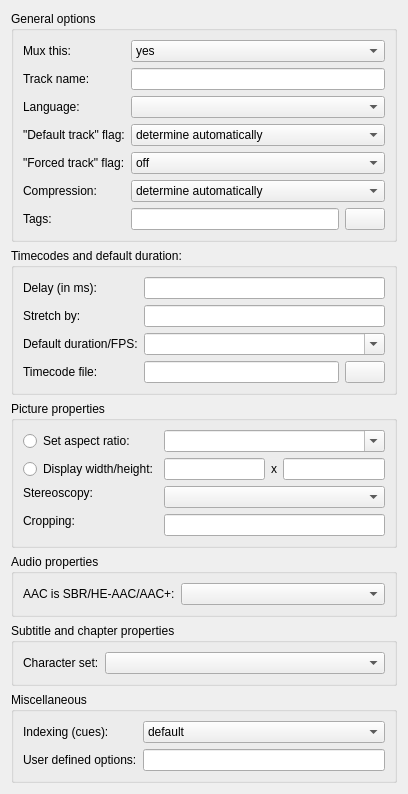
              <widget class="QWidget" name="scrollAreaWidgetContents">
               <property name="geometry">
                <rect>
                 <x>0</x>
                 <y>0</y>
                 <width>408</width>
                 <height>789</height>
                </rect>
               </property>
               <layout class="QVBoxLayout" name="verticalLayout_9">
                <item>
                 <widget class="QGroupBox" name="generalOptionsBox">
                  <property name="title">
                   <string>General options</string>
                  </property>
                  <layout class="QGridLayout" name="gridLayout_5">
                   <item row="0" column="0">
                    <widget class="QLabel" name="muxThisLabel">
                     <property name="text">
                      <string>Mux this:</string>
                     </property>
                    </widget>
                   </item>
                   <item row="0" column="1">
                    <widget class="QComboBox" name="muxThis">
                     <item>
                      <property name="text">
                       <string>yes</string>
                      </property>
                     </item>
                     <item>
                      <property name="text">
                       <string>no</string>
                      </property>
                     </item>
                    </widget>
                   </item>
                   <item row="1" column="0">
                    <widget class="QLabel" name="trackNameLabel">
                     <property name="text">
                      <string>Track name:</string>
                     </property>
                     <property name="buddy">
                      <cstring>trackName</cstring>
                     </property>
                    </widget>
                   </item>
                   <item row="1" column="1">
                    <widget class="QLineEdit" name="trackName"/>
                   </item>
                   <item row="2" column="0">
                    <widget class="QLabel" name="trackLanguageLabel">
                     <property name="text">
                      <string>Language:</string>
                     </property>
                     <property name="buddy">
                      <cstring>trackLanguage</cstring>
                     </property>
                    </widget>
                   </item>
                   <item row="2" column="1">
                    <widget class="QComboBox" name="trackLanguage"/>
                   </item>
                   <item row="3" column="0">
                    <widget class="QLabel" name="defaultTrackFlagLabel">
                     <property name="text">
                      <string>&quot;Default track&quot; flag:</string>
                     </property>
                     <property name="buddy">
                      <cstring>defaultTrackFlag</cstring>
                     </property>
                    </widget>
                   </item>
                   <item row="3" column="1">
                    <widget class="QComboBox" name="defaultTrackFlag">
                     <item>
                      <property name="text">
                       <string>determine automatically</string>
                      </property>
                     </item>
                     <item>
                      <property name="text">
                       <string>set to &quot;yes&quot;</string>
                      </property>
                     </item>
                     <item>
                      <property name="text">
                       <string>set to &quot;no&quot;</string>
                      </property>
                     </item>
                    </widget>
                   </item>
                   <item row="4" column="0">
                    <widget class="QLabel" name="forcedTrackFlagLabel">
                     <property name="text">
                      <string>&quot;Forced track&quot; flag:</string>
                     </property>
                     <property name="buddy">
                      <cstring>forcedTrackFlag</cstring>
                     </property>
                    </widget>
                   </item>
                   <item row="4" column="1">
                    <widget class="QComboBox" name="forcedTrackFlag">
                     <item>
                      <property name="text">
                       <string>off</string>
                      </property>
                     </item>
                     <item>
                      <property name="text">
                       <string>on</string>
                      </property>
                     </item>
                    </widget>
                   </item>
                   <item row="5" column="0">
                    <widget class="QLabel" name="compressionLabel">
                     <property name="text">
                      <string>Compression:</string>
                     </property>
                     <property name="buddy">
                      <cstring>compression</cstring>
                     </property>
                    </widget>
                   </item>
                   <item row="5" column="1">
                    <widget class="QComboBox" name="compression">
                     <item>
                      <property name="text">
                       <string>determine automatically</string>
                      </property>
                     </item>
                     <item>
                      <property name="text">
                       <string>no extra compression</string>
                      </property>
                     </item>
                     <item>
                      <property name="text">
                       <string notr="true">zlib</string>
                      </property>
                     </item>
                    </widget>
                   </item>
                   <item row="6" column="0">
                    <widget class="QLabel" name="trackTagsLabel">
                     <property name="text">
                      <string>Tags:</string>
                     </property>
                     <property name="buddy">
                      <cstring>trackTags</cstring>
                     </property>
                    </widget>
                   </item>
                   <item row="6" column="1">
                    <layout class="QHBoxLayout" name="horizontalLayout_11">
                     <item>
                      <widget class="QLineEdit" name="trackTags"/>
                     </item>
                     <item>
                      <widget class="QPushButton" name="browseTrackTags">
                       <property name="text">
                        <string/>
                       </property>
                       <property name="icon">
                        <iconset resource="../qt_resources.qrc">
                         <normaloff>:/icons/16x16/code-class.png</normaloff>:/icons/16x16/code-class.png</iconset>
                       </property>
                      </widget>
                     </item>
                    </layout>
                   </item>
                  </layout>
                 </widget>
                </item>
                <item>
                 <widget class="QGroupBox" name="timecodesAndDefaultDurationBox">
                  <property name="title">
                   <string>Timecodes and default duration:</string>
                  </property>
                  <layout class="QGridLayout" name="gridLayout_6">
                   <item row="0" column="0">
                    <widget class="QLabel" name="delayLabel">
                     <property name="text">
                      <string>Delay (in ms):</string>
                     </property>
                     <property name="buddy">
                      <cstring>delay</cstring>
                     </property>
                    </widget>
                   </item>
                   <item row="0" column="1">
                    <widget class="QLineEdit" name="delay"/>
                   </item>
                   <item row="1" column="0">
                    <widget class="QLabel" name="stretchByLabel">
                     <property name="text">
                      <string>Stretch by:</string>
                     </property>
                     <property name="buddy">
                      <cstring>stretchBy</cstring>
                     </property>
                    </widget>
                   </item>
                   <item row="1" column="1">
                    <widget class="QLineEdit" name="stretchBy"/>
                   </item>
                   <item row="2" column="0">
                    <widget class="QLabel" name="defaultDurationLabel">
                     <property name="text">
                      <string>Default duration/FPS:</string>
                     </property>
                     <property name="buddy">
                      <cstring>defaultDuration</cstring>
                     </property>
                    </widget>
                   </item>
                   <item row="2" column="1">
                    <widget class="QComboBox" name="defaultDuration">
                     <property name="editable">
                      <bool>true</bool>
                     </property>
                     <item>
                      <property name="text">
                       <string notr="true"/>
                      </property>
                     </item>
                     <item>
                      <property name="text">
                       <string notr="true">24p</string>
                      </property>
                     </item>
                     <item>
                      <property name="text">
                       <string notr="true">25p</string>
                      </property>
                     </item>
                     <item>
                      <property name="text">
                       <string notr="true">30p</string>
                      </property>
                     </item>
                     <item>
                      <property name="text">
                       <string notr="true">50i</string>
                      </property>
                     </item>
                     <item>
                      <property name="text">
                       <string notr="true">50p</string>
                      </property>
                     </item>
                     <item>
                      <property name="text">
                       <string notr="true">60i</string>
                      </property>
                     </item>
                     <item>
                      <property name="text">
                       <string notr="true">60p</string>
                      </property>
                     </item>
                     <item>
                      <property name="text">
                       <string notr="true">24000/1001p</string>
                      </property>
                     </item>
                     <item>
                      <property name="text">
                       <string notr="true">30000/1001p</string>
                      </property>
                     </item>
                     <item>
                      <property name="text">
                       <string notr="true">60000/1001i</string>
                      </property>
                     </item>
                     <item>
                      <property name="text">
                       <string notr="true">60000/1001p</string>
                      </property>
                     </item>
                    </widget>
                   </item>
                   <item row="3" column="0">
                    <widget class="QLabel" name="timecodesLabel">
                     <property name="text">
                      <string>Timecode file:</string>
                     </property>
                     <property name="buddy">
                      <cstring>timecodes</cstring>
                     </property>
                    </widget>
                   </item>
                   <item row="3" column="1">
                    <layout class="QHBoxLayout" name="horizontalLayout_12">
                     <item>
                      <widget class="QLineEdit" name="timecodes"/>
                     </item>
                     <item>
                      <widget class="QPushButton" name="browseTimecodes">
                       <property name="text">
                        <string/>
                       </property>
                       <property name="icon">
                        <iconset resource="../qt_resources.qrc">
                         <normaloff>:/icons/16x16/code-class.png</normaloff>:/icons/16x16/code-class.png</iconset>
                       </property>
                      </widget>
                     </item>
                    </layout>
                   </item>
                  </layout>
                 </widget>
                </item>
                <item>
                 <widget class="QGroupBox" name="picturePropertiesBox">
                  <property name="title">
                   <string>Picture properties</string>
                  </property>
                  <layout class="QGridLayout" name="gridLayout_7">
                   <item row="0" column="0">
                    <widget class="QRadioButton" name="setAspectRatio">
                     <property name="text">
                      <string>Set aspect ratio:</string>
                     </property>
                    </widget>
                   </item>
                   <item row="0" column="1">
                    <widget class="QComboBox" name="aspectRatio">
                     <property name="editable">
                      <bool>true</bool>
                     </property>
                     <item>
                      <property name="text">
                       <string/>
                      </property>
                     </item>
                     <item>
                      <property name="text">
                       <string notr="true">4/3</string>
                      </property>
                     </item>
                     <item>
                      <property name="text">
                       <string notr="true">1.66</string>
                      </property>
                     </item>
                     <item>
                      <property name="text">
                       <string notr="true">16/9</string>
                      </property>
                     </item>
                     <item>
                      <property name="text">
                       <string notr="true">1.85</string>
                      </property>
                     </item>
                     <item>
                      <property name="text">
                       <string notr="true">2.00</string>
                      </property>
                     </item>
                     <item>
                      <property name="text">
                       <string notr="true">2.21</string>
                      </property>
                     </item>
                     <item>
                      <property name="text">
                       <string notr="true">2.35</string>
                      </property>
                     </item>
                    </widget>
                   </item>
                   <item row="1" column="0">
                    <widget class="QRadioButton" name="setDisplayWidthHeight">
                     <property name="text">
                      <string>Display width/height:</string>
                     </property>
                    </widget>
                   </item>
                   <item row="1" column="1">
                    <layout class="QHBoxLayout" name="horizontalLayout_14">
                     <item>
                      <widget class="QLineEdit" name="displayWidth"/>
                     </item>
                     <item>
                      <widget class="QLabel" name="displayDimensionsXLabel">
                       <property name="text">
                        <string>x</string>
                       </property>
                      </widget>
                     </item>
                     <item>
                      <widget class="QLineEdit" name="displayHeight"/>
                     </item>
                    </layout>
                   </item>
                   <item row="2" column="0">
                    <widget class="QLabel" name="stereoscopyLabel">
                     <property name="text">
                      <string>Stereoscopy:</string>
                     </property>
                     <property name="buddy">
                      <cstring>stereoscopy</cstring>
                     </property>
                    </widget>
                   </item>
                   <item row="2" column="1" rowspan="2">
                    <widget class="QComboBox" name="stereoscopy"/>
                   </item>
                   <item row="3" column="0" rowspan="2">
                    <widget class="QLabel" name="croppingLabel">
                     <property name="text">
                      <string>Cropping:</string>
                     </property>
                     <property name="buddy">
                      <cstring>cropping</cstring>
                     </property>
                    </widget>
                   </item>
                   <item row="4" column="1">
                    <widget class="QLineEdit" name="cropping"/>
                   </item>
                  </layout>
                 </widget>
                </item>
                <item>
                 <widget class="QGroupBox" name="audioPropertiesBox">
                  <property name="title">
                   <string>Audio properties</string>
                  </property>
                  <layout class="QHBoxLayout" name="horizontalLayout_3">
                   <item>
                    <widget class="QLabel" name="aacIsSBRLabel">
                     <property name="text">
                      <string>AAC is SBR/HE-AAC/AAC+:</string>
                     </property>
                    </widget>
                   </item>
                   <item>
                    <widget class="QComboBox" name="aacIsSBR">
                     <property name="sizePolicy">
                      <sizepolicy hsizetype="Expanding" vsizetype="Fixed">
                       <horstretch>0</horstretch>
                       <verstretch>0</verstretch>
                      </sizepolicy>
                     </property>
                     <item>
                      <property name="text">
                       <string/>
                      </property>
                     </item>
                     <item>
                      <property name="text">
                       <string>yes</string>
                      </property>
                     </item>
                     <item>
                      <property name="text">
                       <string>no</string>
                      </property>
                     </item>
                    </widget>
                   </item>
                  </layout>
                 </widget>
                </item>
                <item>
                 <widget class="QGroupBox" name="subtitleAndChapterPropertiesBox">
                  <property name="title">
                   <string>Subtitle and chapter properties</string>
                  </property>
                  <layout class="QHBoxLayout" name="horizontalLayout_16">
                   <item>
                    <widget class="QLabel" name="characterSetLabel">
                     <property name="sizePolicy">
                      <sizepolicy hsizetype="Preferred" vsizetype="Preferred">
                       <horstretch>0</horstretch>
                       <verstretch>0</verstretch>
                      </sizepolicy>
                     </property>
                     <property name="text">
                      <string>Character set:</string>
                     </property>
                     <property name="buddy">
                      <cstring>subtitleCharacterSet</cstring>
                     </property>
                    </widget>
                   </item>
                   <item>
                    <widget class="QComboBox" name="subtitleCharacterSet">
                     <property name="sizePolicy">
                      <sizepolicy hsizetype="Expanding" vsizetype="Fixed">
                       <horstretch>0</horstretch>
                       <verstretch>0</verstretch>
                      </sizepolicy>
                     </property>
                    </widget>
                   </item>
                  </layout>
                 </widget>
                </item>
                <item>
                 <widget class="QGroupBox" name="miscellaneousBox">
                  <property name="title">
                   <string>Miscellaneous</string>
                  </property>
                  <layout class="QGridLayout" name="gridLayout_9">
                   <item row="0" column="0">
                    <widget class="QLabel" name="cuesLabel">
                     <property name="text">
                      <string>Indexing (cues):</string>
                     </property>
                     <property name="buddy">
                      <cstring>cues</cstring>
                     </property>
                    </widget>
                   </item>
                   <item row="0" column="1">
                    <widget class="QComboBox" name="cues">
                     <item>
                      <property name="text">
                       <string>default</string>
                      </property>
                     </item>
                     <item>
                      <property name="text">
                       <string>only for I frames</string>
                      </property>
                     </item>
                     <item>
                      <property name="text">
                       <string>for all frames</string>
                      </property>
                     </item>
                     <item>
                      <property name="text">
                       <string>no cues</string>
                      </property>
                     </item>
                    </widget>
                   </item>
                   <item row="1" column="0">
                    <widget class="QLabel" name="userDefinedTrackOptionsLabel">
                     <property name="text">
                      <string>User defined options:</string>
                     </property>
                     <property name="buddy">
                      <cstring>userDefinedTrackOptions</cstring>
                     </property>
                    </widget>
                   </item>
                   <item row="1" column="1">
                    <widget class="QLineEdit" name="userDefinedTrackOptions"/>
                   </item>
                  </layout>
                 </widget>
                </item>
                <item>
                 <spacer name="verticalSpacer_5">
                  <property name="orientation">
                   <enum>Qt::Vertical</enum>
                  </property>
                  <property name="sizeHint" stdset="0">
                   <size>
                    <width>20</width>
                    <height>19</height>
                   </size>
                  </property>
                 </spacer>
                </item>
               </layout>
              </widget>
